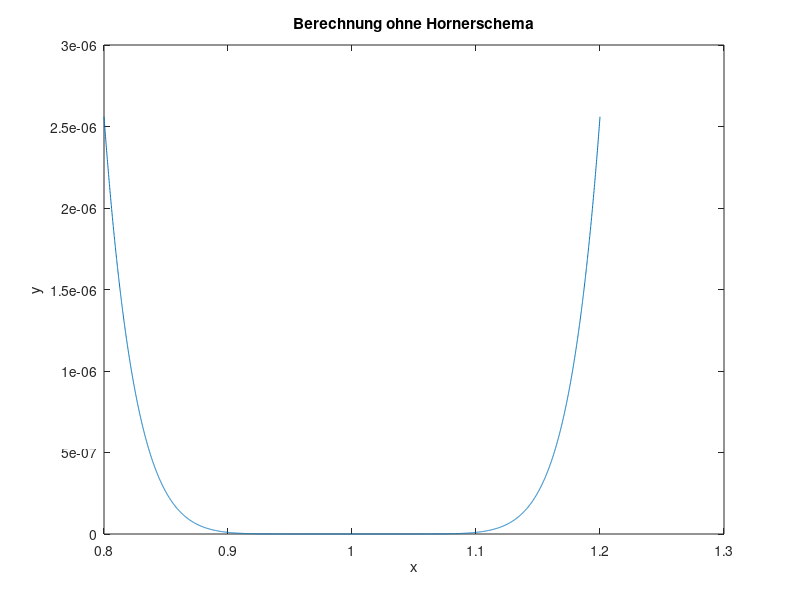

Recreate this plot in MATLAB. (Note: this script raises an error after producing the figure.)
tic
x = single(0.8 : 1e-4 : 1.2); %Wertemenge
horner_koeffs = [1 -8 28 -56 70 -56 28 -8 1]; %Koeffizienten des Polynoms

%Direkte Berechnung (x - 1).^8
fig_1 = figure('visible', 'off');
plot(x, (x - 1).^8);
title('Berechnung ohne Hornerschema');
xlabel('x');
ylabel('y');
%print('plots/plot_2_2_exact.pdf');

%Berechnung über das Horner Schema
fig_2 = figure('visible', 'off');
plot(x, horner(x, horner_koeffs));
title('Berechnung mit Hornerschema');
xlabel('x');
ylabel('y');
%print('plots/plot_2_2_horner.pdf');
toc
